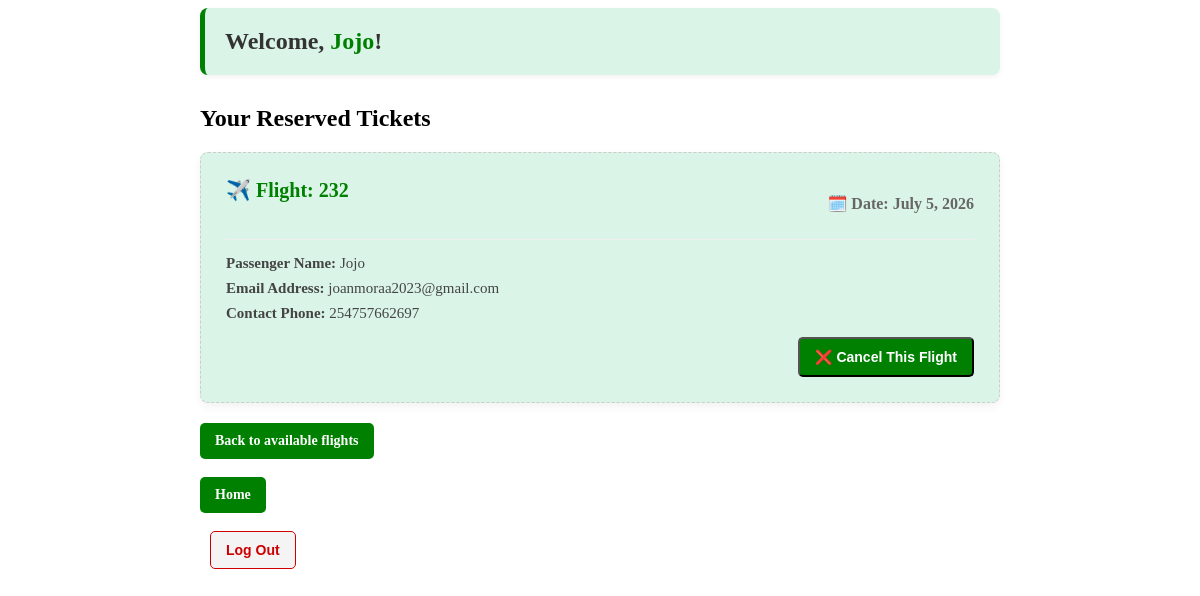
The page /dashboard/ (signed in) on the database its author committed.
### flight_capacity/models.py (models this page shows, shortened)
class Booking(models.Model):
    user = models.ForeignKey(User, on_delete=models.CASCADE, related_name='bookings', null=True, blank=True)
    passenger_name = models.CharField(max_length=15)
    passenger_email = models.EmailField()
    passenger_phone_number = models.IntegerField()
    flight = models.ForeignKey(FlightCapacity, on_delete=models.CASCADE, related_name='bookings')
    booking_date = models.DateTimeField(auto_now_add=True)

class FlightCapacity(models.Model):
    flight_number = models.CharField(max_length=10)
    Date = models.DateField(max_length=10)
    Capacity = models.IntegerField()

### flight_capacity/views.py (the view)
# urls.py: path('dashboard/',views.dashboard, name='dashboard'),
@login_required # 🔐 Only allows logged-in members to view this page
def dashboard(request):
    user_bookings = Booking.objects.filter(user=request.user)
    return render(request, 'dashboard.html', {'bookings': user_bookings})

### flight_capacity/templates/dashboard.html (shortened to what this page needs)
<!DOCTYPE html>
<html>
    <head>
        <link rel="stylesheet" href="">
    </head>
    <body>
        <div class="dashboard-container">
        <div class="header-bar">
            <h1>Welcome, <span class="user-greeting">{{ request.user.username }}</span>!</h1>
             </div>
        <h2>Your Reserved Tickets</h2>
        {% if bookings %}
            {% for booking in bookings %}
                <div class="ticket-card">
                    <div class="ticket-header">
                        <p class="flight-number">✈️ Flight: {{ booking.flight.flight_number }}</p>
                        <p class="flight-date">🗓️ Date: {{ booking.flight.Date }}</p>
                    </div>
                    <div class="passenger-details">
                        <p><strong>Passenger Name:</strong> {{ booking.passenger_name }}</p>
                        <p><strong>Email Address:</strong> {{ booking.passenger_email }}</p>
                        <p><strong>Contact Phone:</strong> {{ booking.passenger_phone_number }}</p>
                    </div>
                    <div style="margin-top: 15px; text-align: right;">
                        <form action="{% url 'cancel' booking.flight.id %}" method="POST" onsubmit="return confirm('Are you sure you want to cancel this reservation?');" style="display: inline;">
                            <button type="submit" class="btn btn-book">❌ Cancel This Flight</button>
                        </form>
                    </div>
                </div>
            {% endfor %}
        {% endif %}
        <div>
                <a href="{% url 'flight_capacity' %}" class="btn btn-book">Back to available flights</a><br><br>
                <a href="{% url 'home' %}" class="btn btn-book">Home</a><br><br>
               </div>
               <form action="{% url 'logout' %}" method="POST" style="display: inline; margin-left: 10px;">
    <button type="submit" class="btn btn-logout" style="cursor: pointer; border: 1px solid #cc0000;">
        Log Out
    </button>
</form>
    </body>
</html>

### flight_capacity/templates/dashboard.html (style rules this page uses)
.dashboard-container { max-width: 800px; margin: 0 auto; }
.header-bar { display: flex; justify-content: space-between; align-items: center; background: white; padding: 20px; border-radius: 8px; box-shadow: 0 2px 5px rgba(0,0,0,0.05); margin-bottom: 30px; border-left: 5px solid green; background-color: #daf5e7; }
h1 { margin: 0; color: #333; font-size: 24px; }
.user-greeting { color: green; }
.ticket-card { background: white; padding: 25px; border-radius: 8px; box-shadow: 0 4px 10px rgba(0,0,0,0.05); margin-bottom: 20px; position: relative; border: 1px dashed #ccc; background-color: #daf5e7; }
.ticket-header { display: flex; justify-content: space-between; border-bottom: 1px solid #eee; padding-bottom: 10px; margin-bottom: 15px; }
.flight-number { font-size: 20px; font-weight: bold; color: green; margin: 0; }
.flight-date { color: #666; font-weight: bold; }
.passenger-details p { margin: 8px 0; color: #444; font-size: 15px; }
.btn { padding: 10px 15px; border-radius: 5px; text-decoration: none; font-weight: bold; font-size: 14px; display: inline-block; }
.btn-book { background-color: green; color: white; }
.btn-logout { background-color: #f4f4f4; color: #cc0000; border: 1px solid #cc0000; }

### rows shown on the page
Booking: flight.flight_number "232", flight.Date "July 5, 2026", passenger_name "Jojo", passenger_email "joanmoraa2023@gmail.com", passenger_phone_number "254757662697"

### other values the page prints
{{ request.user.username }} "Jojo"
